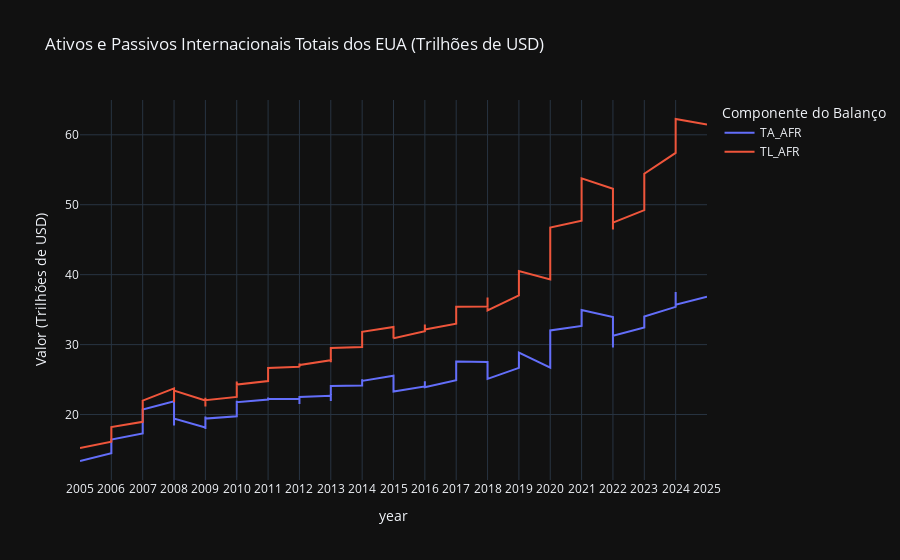

Source (notebook cell):
### Markdown cell above
##### Análise de Ativos e Passivos

### Code cell
# Filtra dados de Ativos Totais (TA_AFR) e Passivos Totais (TL_AFR) para os EUA
usa_balance_sheet = df[(df['country'] == 'USA') & (df['indicator'].isin(['TA_AFR', 'TL_AFR']))]


fig = px.line(usa_balance_sheet,
              x='year',
              y='value_trillions',
              color='indicator',
              title='Ativos e Passivos Internacionais Totais dos EUA (Trilhões de USD)',
              labels={
                  'date': 'Data',
                  'value_trillions': 'Valor (Trilhões de USD)',
                  'indicator': 'Componente',
                  'Ativos Externos Totais': 'Ativos Externos Totais',
                  'TL_AFR': 'Passivos Externos Totais'
              })

fig.update_layout(legend_title_text='Componente do Balanço')
fig.show()

### Figure 1 — Plotly figure (JSON) as saved in the notebook; plotly's stock layout.template omitted (floating-point values rounded to 4 significant figures)
{"data": [{"hovertemplate": "Componente=TA_AFR<br>year=%{x}<br>Valor (Trilhões de USD)=%{y}<extra></extra>", "legendgroup": "TA_AFR", "line": {"color": "#636efa", "dash": "solid"}, "marker": {"symbol": "circle"}, "mode": "lines", "name": "TA_AFR", "orientation": "v", "showlegend": true, "type": "scatter", "x": ["2005", "2006", "2006", "2006", "2006", "2007", "2007", "2007", "2007", "2008", "2008", "2008", "2008", "2009", "2009", "2009", "2009", "2010", "2010", "2010", "2010", "2011", "2011", "2011", "2011", "2012", "2012", "2012", "2012", "2013", "2013", "2013", "2013", "2014", "2014", "2014", "2014", "2015", "2015", "2015", "2015", "2016", "2016", "2016", "2016", "2017", "2017", "2017", "2017", "2018", "2018", "2018", "2018", "2019", "2019", "2019", "2019", "2020", "2020", "2020", "2020", "2021", "2021", "2021", "2021", "2022", "2022", "2022", "2022", "2023", "2023", "2023", "2023", "2024", "2024", "2024", "2024", "2025"], "xaxis": "x", "y": [13.36, 14.47, 14.81, 15.28, 16.41, 17.31, 18.84, 19.68, 20.71, 21.89, 21.01, 18.43, 19.42, 18.15, 17.93, 19.73, 19.43, 19.75, 19.8, 21.97, 21.77, 22.15, 22.45, 22.3, 22.21, 22.22, 21.51, 22.31, 22.51, 22.67, 21.94, 22.98, 24.07, 24.14, 25.06, 24.67, 24.81, 25.56, 24.69, 23.45, 23.3, 24.03, 24.5, 24.77, 23.9, 24.91, 25.9, 26.92, 27.58, 27.5, 26.93, 27.06, 25.11, 26.68, 27.56, 27.79, 28.85, 26.71, 28.55, 29.29, 32.02, 32.68, 34.13, 34.22, 34.94, 33.94, 30.91, 29.6, 31.28, 32.45, 33.2, 32.51, 34.02, 35.4, 35.58, 37.51, 35.72, 36.85], "yaxis": "y"}, {"hovertemplate": "Componente=TL_AFR<br>year=%{x}<br>Valor (Trilhões de USD)=%{y}<extra></extra>", "legendgroup": "TL_AFR", "line": {"color": "#EF553B", "dash": "solid"}, "marker": {"symbol": "circle"}, "mode": "lines", "name": "TL_AFR", "orientation": "v", "showlegend": true, "type": "scatter", "x": ["2005", "2006", "2006", "2006", "2006", "2007", "2007", "2007", "2007", "2008", "2008", "2008", "2008", "2009", "2009", "2009", "2009", "2010", "2010", "2010", "2010", "2011", "2011", "2011", "2011", "2012", "2012", "2012", "2012", "2013", "2013", "2013", "2013", "2014", "2014", "2014", "2014", "2015", "2015", "2015", "2015", "2016", "2016", "2016", "2016", "2017", "2017", "2017", "2017", "2018", "2018", "2018", "2018", "2019", "2019", "2019", "2019", "2020", "2020", "2020", "2020", "2021", "2021", "2021", "2021", "2022", "2022", "2022", "2022", "2023", "2023", "2023", "2023", "2024", "2024", "2024", "2024", "2025"], "xaxis": "x", "y": [15.21, 16.12, 16.49, 17.28, 18.22, 18.96, 20.26, 20.91, 21.98, 23.74, 22.85, 21.74, 23.42, 22.0, 21.13, 22.4, 22.05, 22.52, 22.98, 24.71, 24.28, 24.79, 25.23, 26.44, 26.66, 26.82, 26.77, 27.31, 27.08, 27.77, 27.47, 27.98, 29.51, 29.64, 30.55, 30.88, 31.83, 32.52, 31.56, 30.88, 30.89, 31.91, 32.84, 32.87, 32.16, 33.0, 33.86, 34.66, 35.41, 35.44, 35.85, 36.73, 34.9, 37.03, 38.3, 39.31, 40.51, 39.32, 42.15, 43.75, 46.74, 47.73, 50.23, 50.67, 53.78, 52.28, 47.56, 46.47, 47.44, 49.22, 51.51, 50.8, 54.44, 57.41, 58.79, 62.02, 62.26, 61.47], "yaxis": "y"}], "layout": {"legend": {"title": {"text": "Componente do Balanço"}, "tracegroupgap": 0}, "title": {"text": "Ativos e Passivos Internacionais Totais dos EUA (Trilhões de USD)"}, "xaxis": {"anchor": "y", "domain": [0, 1], "title": {"text": "year"}}, "yaxis": {"anchor": "x", "domain": [0, 1], "title": {"text": "Valor (Trilhões de USD)"}}}}
